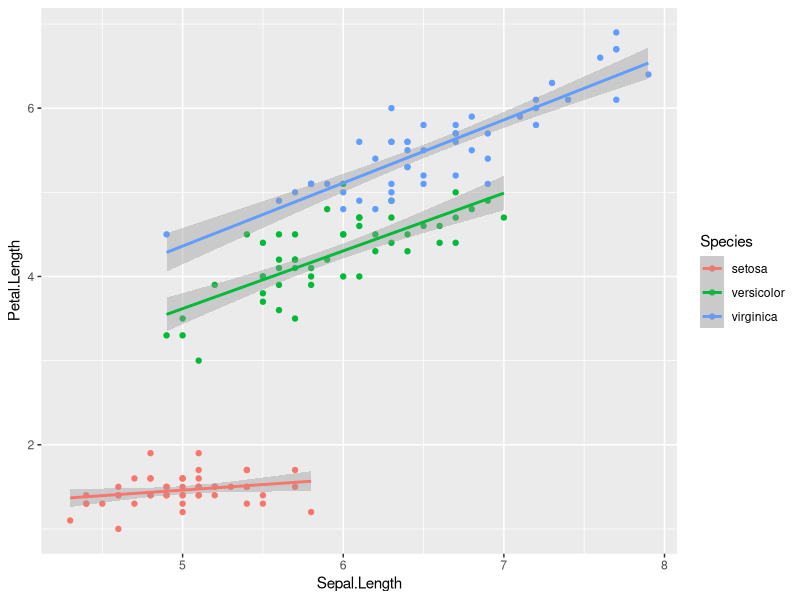
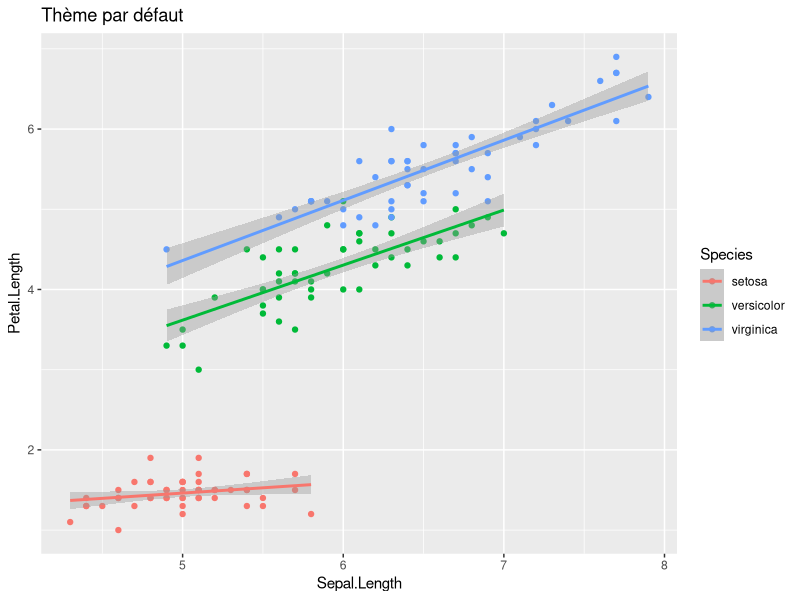
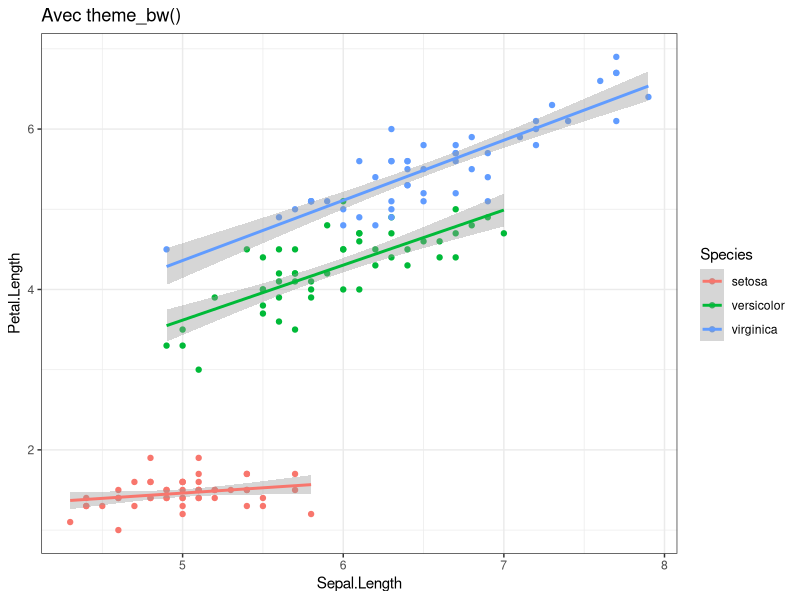
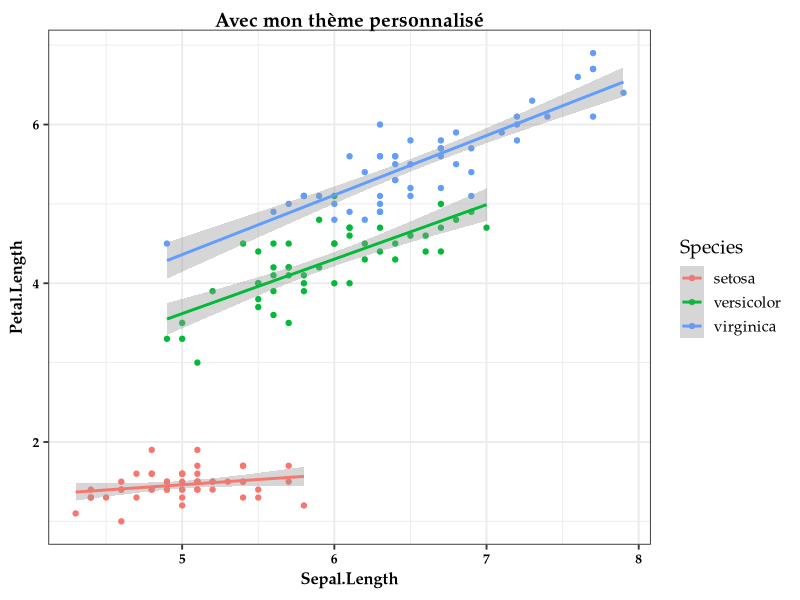

The R source for these figures, in order:
## ---- chunk 1
library(ggplot2)
p <- ggplot(iris, aes(x = Sepal.Length, y = Petal.Length, color = Species)) +
  geom_point() +
  geom_smooth(method = "lm", formula = "y ~ x")
p
## ---- chunk 2
p + labs(title = "Thème par défaut")
p + theme_bw() + labs(title = "Avec theme_bw()")
## ---- chunk 3
theme_ben <- function(base_size = 14, base_family = "Palatino") {
  theme_bw(base_size = base_size, base_family = base_family) %+replace%
    theme(
      plot.title = element_text(size = rel(1), face = "bold"),
      axis.title = element_text(size = rel(0.85), face = "bold"),
      axis.text = element_text(size = rel(0.70), face = "bold")
    )
}
## ---- chunk 4
p + theme_ben() + labs(title = "Avec mon thème personnalisé")
